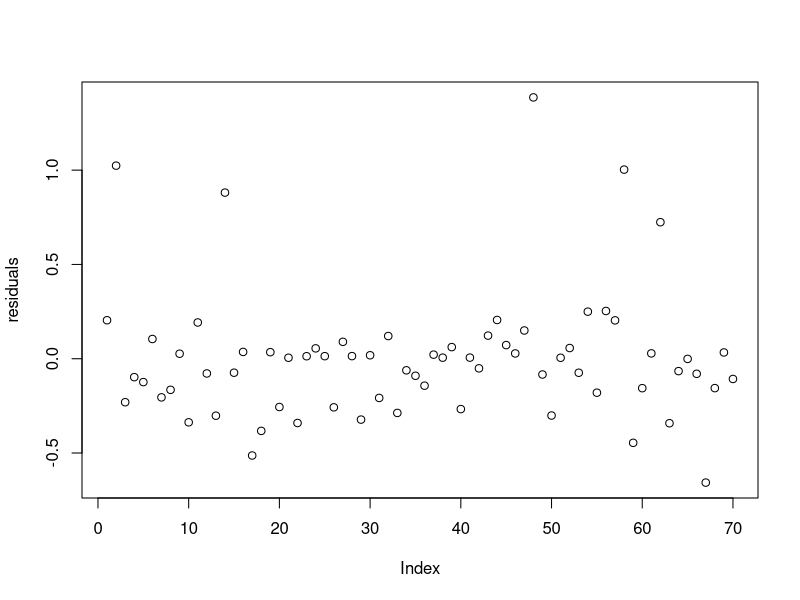

Write R code to recreate this figure.
## ---- chunk 1
#Put any packages you need here
knitr::opts_chunk$set(echo = TRUE)
## ---- chunk 2
# Install and load the readxl package
options(repos = c(CRAN = "https://cran.rstudio.com"))
install.packages("readxl")
library(readxl)

## ---- chunk 3
## Read the data from the CSV file
insurance <- read.csv("../Data/Insurance_Data_Group3.csv")

# Set seed for reproducibility
set.seed(123)

# Randomly select 30 observations to exclude
excluded_indices <- sample(1:nrow(insurance), 30)

# Select the remaining 70 observations
remaining_data <- insurance[-excluded_indices, ]

# Summary statistics
summary_stats <- summary(remaining_data[, c("Charges", "Age", "Children", "BMI")])
print(summary_stats)

## ---- chunk 4
## Correlation matrix
correlation_matrix <- cor(remaining_data[, c("Charges", "Age", "Children", "BMI")])
print(correlation_matrix)

## ---- chunk 5
# Assuming 'Cities' is represented by dummy variables (e.g., City1, City2, ...)

# Run the regression excluding one city as the reference category
model <- lm(Charges ~ Age + BMI + Children + Female + Smoker + WinterSprings + WinterPark + Oviedo, data = insurance)

# Replace "..." with the rest of the dummy variables

# Check the summary of the model
summary(model)
## ---- chunk 6
# Implement data transformations or other changes as needed
# For example, you might apply log transformations to the dependent or independent variables.

# Run a new regression
new_model <- lm(log(Charges) ~ Age + log(BMI) + Female + log(Children + 1) + Smoker + WinterSprings + WinterPark + Oviedo, data = remaining_data)

# Compare fit measures and coefficients with the previous model
summary(new_model)

## ---- chunk 7
# Assuming your_data is your complete dataset
set.seed(123)  # For reproducibility

# Randomly select 30 observations to be withheld
withheld_indices <- sample(1:nrow(insurance), 30)

# Create a dataset with the withheld observations
withheld_data <- insurance[withheld_indices, ]

# The remaining data for training would be
training_data <- insurance[-withheld_indices, ]

# Assuming 'model' and 'new_model' are your regression models

# Predictions using the first model
predictions_model <- predict(model, newdata = withheld_data)

# Predictions using the second model
predictions_new_model <- predict(new_model, newdata = withheld_data)

# Calculate performance metrics for the first model
mse_model <- mean((predictions_model - withheld_data$Charges)^2)
rmse_model <- sqrt(mse_model)
r_squared_model <- 1 - (sum((withheld_data$Charges - predictions_model)^2) / sum((withheld_data$Charges - mean(withheld_data$Charges))^2))

# Repeat for the second model
mse_new_model <- mean((predictions_new_model - withheld_data$Charges)^2)
rmse_new_model <- sqrt(mse_new_model)
r_squared_new_model <- 1 - (sum((withheld_data$Charges - predictions_new_model)^2) / sum((withheld_data$Charges - mean(withheld_data$Charges))^2))

# Print or store the results
cat("Model 1 - MSE:", mse_model, "RMSE:", rmse_model, "R-squared:", r_squared_model, "\n")
cat("Model 2 - MSE:", mse_new_model, "RMSE:", rmse_new_model, "R-squared:", r_squared_new_model, "\n")


## ---- chunk 8
# Assuming 'new_model' is the model you want to interpret

# Print the coefficients
coefficients <- coef(new_model)
print(coefficients)

# Interpretation of the coefficients
cat("Interpretation of Coefficients:\n")
cat("Intercept (Intercept):", coefficients[1], "\n")
cat("Age (Age):", coefficients[2], " - This represents the change in Charges for a one-unit change in Age.\n")
cat("BMI (log(BMI)):", coefficients[3], " - This represents the change in Charges for a one-unit change in log(BMI).\n")
cat("Female (Female):", coefficients[4], " - This represents the change in Charges for females compared to males (assuming binary gender).\n")
cat("Children (log(Children + 1)):", coefficients[5], " - This represents the change in Charges for a one-unit change in log(Children + 1).\n")
cat("Smoker (Smoker):", coefficients[6], " - This represents the change in Charges for smokers compared to non-smokers.\n")
cat("City (City2, City3, ...):", coefficients[7:length(coefficients)], " - Interpretation depends on the specific city dummy variables.\n")

# Perform marginal change analysis for a specific variable (e.g., Age)
marginal_change_age <- coefficients[2] * mean(remaining_data$Age)  # Replace 'mean(remaining_data$Age)' with your desired value
cat("\nMarginal Change in Charges for a one-unit change in Age:", marginal_change_age, "\n")

## ---- chunk 9
# Creating the potential_clients data frame
potential_clients <- data.frame(
  Customer = c(1, 2, 3, 4, 5),
  Age = c(60, 40, 25, 33, 45),
  BMI = c(22, 30, 25, 35, 27),
  Female = c(1, 0, 0, 1, 1),
  Children = c(0, 1, 0, 2, 3),
  Smoker = c(0, 0, 1, 0, 0),
  Oviedo = c(1, 0, 0, 0, 1),  # Replace with the correct dummy variables for each city
  Sanford = c(0, 1, 0, 0, 0),  # Replace with the correct dummy variables for each city
  WinterPark = c(0, 0, 1, 0, 0),  # Replace with the correct dummy variables for each city
  WinterSprings = c(0, 0, 0, 1, 0)  # Replace with the correct dummy variables for each city
)

# Display the potential_clients data frame
print(potential_clients)


# Assuming 'new_model' is the model you want to use
# Assuming 'potential_clients' is a data frame with information about the five potential clients

# Predictions for the potential clients with prediction intervals
predictions <- predict(new_model, newdata = potential_clients, interval = "prediction")

# Combine the original data and predictions
result <- cbind(potential_clients, predictions)
print(result)


## ---- chunk 10
# Assuming the 'better_model' is the model you want to analyze
residuals <- residuals(new_model)

# Plot residuals
plot(residuals)


## ---- chunk 11
# Assuming 'new_model' is the model you want to use
# Assuming 'potential_clients' is a data frame with information about the five potential clients

# Predictions for the potential clients with residuals
predictions <- predict(new_model, newdata = potential_clients, interval = "prediction")

# Extract residuals
residuals <- residuals(new_model, newdata = potential_clients)

# Combine the original data, predictions, and residuals
result <- cbind(potential_clients, predictions, residuals)
print(result)



